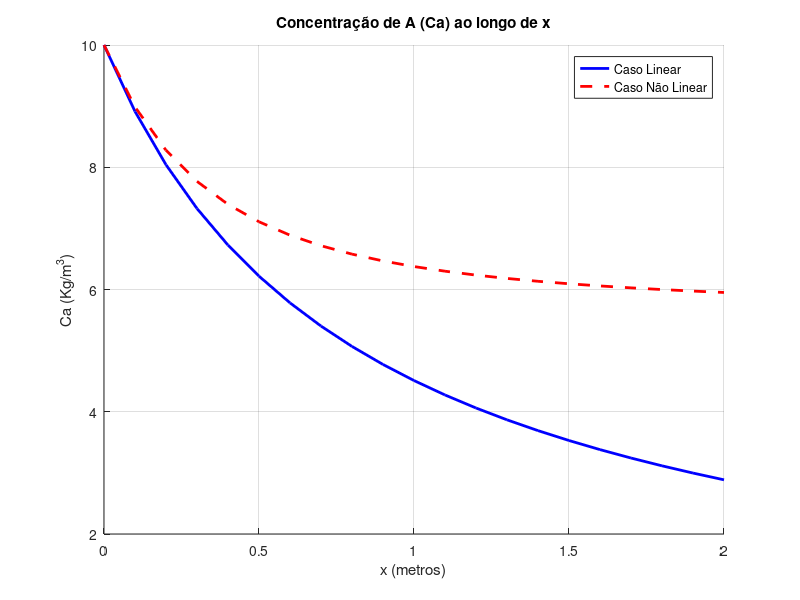

The MATLAB script that drew this image:
# Modelagem da transferencia de massa de subst. A ao longo de uma distância X considerando duas formas de variação nessa área de difusão uma Linear e outra Não Linear
# Calcula a distribuição da concentração de A ao longo da distância
# Calcula a concentração em cada ponto X


% Definir os parâmetros
Ca1 = 10; #concentração A no início da região de interesse
Ca2 = 3; #concentração A no final da região de interesse
Ct = 1000; #Concentração total de A, que pode ser atingida na área
Dam = 10e-4; #Coeficiente de difusão de A no sistema
r1 = 0.1; #Raio no inicio da região
r2 = 0.35; #Raio no final da região

x1 = 0; #onde a concentração de A começa a ser considerada
x2 = 2; #onde a concentração de A termina de ser considerada
num_points = 21; #numero de pontos que será calculada a concentração de A

% Definindo os parâmetros para a função linear (como a área varia)
a = (r2 - r1) / (x2 - x1);
b = r1 - ((r2 - r1) / (x2 - x1)) * x1;

% Calculando a integral de Ca de Ca1 a Ca2 usando uma aproximação numérica (Método Trapezoidal)
integrand_Ca = @(Cax) 1 / (Ct - Cax);  % Função para integrar
% Aproximando a integral de Ca
IntCa = (integrand_Ca(Ca1) + integrand_Ca(Ca2)) * (Ca2 - Ca1) / 2;

% Integral calculada de x:
IntX = 57.14612;

% Calculando Na
Na = (-pi) * Dam * Ct * (IntCa / IntX);

% Lista para armazenar os resultados de Ca para o caso linear e não linear
Ca_values_linear = [];
Ca_values_nonlinear = [];

% Função para a integral da área variável
integrand_function_linear = @(x) 1 / ((a * x + b)^2);  % Função linear
integrand_function_nonlinear = @(x) 1 / ((0.1 * x^2 + 0.2 * x + 0.1)^2);  % Função não linear arbitrária

% Calculando Ca para diferentes valores de x
for x = linspace(x1, x2, num_points)
    % Calcular a integral de x para a função linear de área
    integral_val_linear = 0;
    n_steps = 100;  % número de passos para integração
    dx = (x - x1) / n_steps;
    for i = 1:n_steps
        x_step = x1 + (i - 1) * dx;
        integral_val_linear = integral_val_linear + integrand_function_linear(x_step) * dx;
    endfor

    % Calcular Ca para o caso linear
    Ca_linear = Ct - ((Ct - Ca1) * exp((Na * integral_val_linear) / (pi * Dam * Ct)));
    Ca_values_linear = [Ca_values_linear, Ca_linear];  % Armazenar o valor de Ca para o caso linear

    % Calcular a integral de x para a função não linear de área
    integral_val_nonlinear = 0;
    for i = 1:n_steps
        x_step = x1 + (i - 1) * dx;
        integral_val_nonlinear = integral_val_nonlinear + integrand_function_nonlinear(x_step) * dx;
    endfor

    % Calcular Ca para o caso não linear
    Ca_nonlinear = Ct - ((Ct - Ca1) * exp((Na * integral_val_nonlinear) / (pi * Dam * Ct)));
    Ca_values_nonlinear = [Ca_values_nonlinear, Ca_nonlinear];  % Armazenar o valor de Ca para o caso não linear
endfor

% === DADOS A SALVAR ===

% === SALVANDO DADOS LINEAR E NÃO LINEAR EM UM ÚNICO CSV ===

% Vetor de posições x
x_vals = linspace(x1, x2, num_points);

% Nome do arquivo
nome_arquivo = 'TRFM4_Optimized.csv';

% Abrir arquivo
fid = fopen(nome_arquivo, 'w');

% Escrever cabeçalho
fprintf(fid, 'x (m);Ca Linear (kg/m^3);Ca Não Linear (kg/m^3)\n');

% Escrever dados linha por linha
for i = 1:num_points
    fprintf(fid, '%.5f;%.5f;%.5f\n', x_vals(i), Ca_values_linear(i), Ca_values_nonlinear(i));
end

% Fechar arquivo
fclose(fid);

% Mensagem de confirmação
disp(['Arquivo "', nome_arquivo, '" salvo com sucesso.']);

% É isso por hoje pessoal.

% Gerador de planilhas concluido AH EHHHH!!
% Para esclarecer duvidas só falar com eu @zophictor

% Gerar o gráfico com ambos os casos
figure;
hold on;
plot(linspace(x1, x2, num_points), Ca_values_linear, 'b-', 'LineWidth', 2);  % Linha azul para o caso linear
plot(linspace(x1, x2, num_points), Ca_values_nonlinear, 'r--', 'LineWidth', 2);  % Linha vermelha para o caso não linear
xlabel('x (metros)');
ylabel('Ca (Kg/m^3)');
title('Concentração de A (Ca) ao longo de x');
legend({'Caso Linear', 'Caso Não Linear'}, 'Location', 'Best');
grid on;
hold off;
